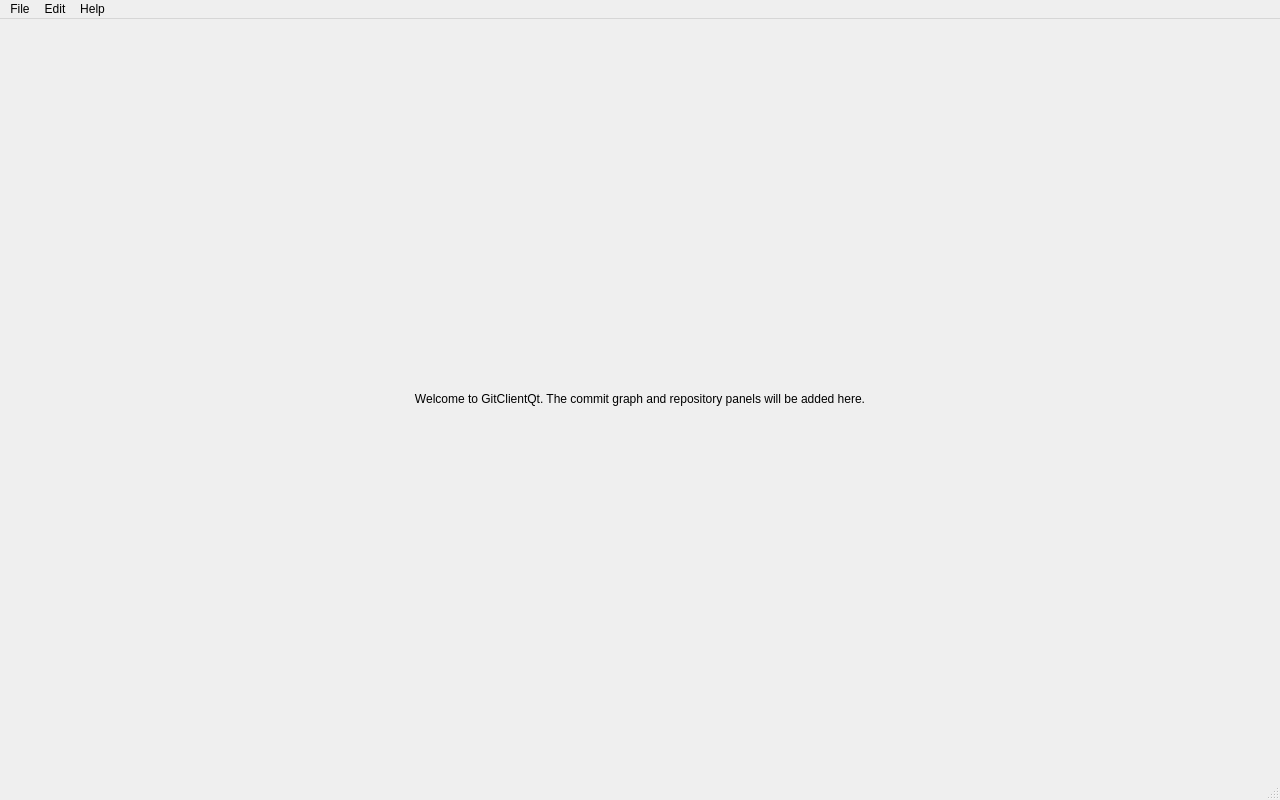
<?xml version="1.0" encoding="UTF-8"?>
<ui version="4.0">
    <class>MainWindow</class>
    <widget class="QMainWindow" name="MainWindow">
        <property name="geometry">
            <rect>
                <x>0</x>
                <y>0</y>
                <width>1280</width>
                <height>800</height>
            </rect>
        </property>
        <property name="windowTitle">
            <string>Git Client Qt</string>
        </property>
        <widget class="QWidget" name="centralWidget">
            <layout class="QHBoxLayout" name="horizontalLayout">
                <item>
                    <widget class="QLabel" name="placeholderLabel">
                        <property name="text">
                            <string>Welcome to GitClientQt. The commit graph and repository panels will be added here.</string>
                        </property>
                        <property name="alignment">
                            <set>Qt::AlignCenter</set>
                        </property>
                    </widget>
                </item>
            </layout>
        </widget>
        <widget class="QMenuBar" name="menuBar">
            <widget class="QMenu" name="menuFile">
                <property name="title">
                    <string>File</string>
                </property>
                <addaction name="actionOpen"/>
                <addaction name="actionClose"/>
                <addaction name="actionExit"/>
            </widget>
            <addaction name="menuFile"/>
            <widget class="QMenu" name="menuEdit">
                <property name="title">
                    <string>Edit</string>
                </property>
                <addaction name="actionPreferences"/>
            </widget>
            <addaction name="menuEdit"/>
            <widget class="QMenu" name="menuHelp">
                <property name="title">
                    <string>Help</string>
                </property>
                <addaction name="actionAbout"/>
            </widget>
            <addaction name="menuHelp"/>
        </widget>
        <widget class="QStatusBar" name="statusBar"/>
        <action name="actionOpen">
            <property name="text">
                <string>Open Repository</string>
            </property>
        </action>
        <action name="actionClose">
            <property name="text">
                <string>Close Repository</string>
            </property>
        </action>
        <action name="actionExit">
            <property name="text">
                <string>Exit</string>
            </property>
        </action>
        <action name="actionPreferences">
            <property name="text">
                <string>Preferences</string>
            </property>
        </action>
        <action name="actionAbout">
            <property name="text">
                <string>About</string>
            </property>
        </action>
    </widget>
    <resources/>
    <connections/>
</ui>
